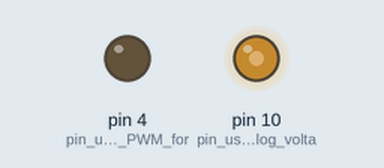
A sketch run on a simulated Arduino Uno, built with avr-gcc and run on an emulated ATmega328P. Shown: output pins drawn as LEDs (lit = HIGH).

Above: at 0.05 s.
At 3.45 s:
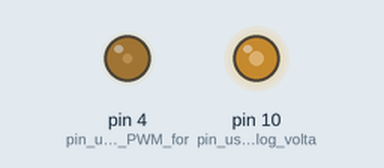
At 8.55 s:
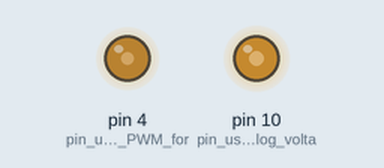
At 16.95 s:
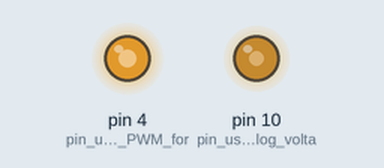
Timing chart, 0 to 22.1 s (numbered marks = the images above):
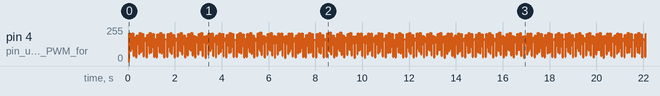

The sketch:

SinePwm.ino
```cpp
/*This code was made for a vidoe tutorial on the ForceTronics YouTube Channel called
 * Converting an Arduino PWM Output to a DAC Output. This code is free to use and
 * modify at your own risk
 */

uint8_t pVal = 127; //PWM value
const float pi2 = 6.28; //Pie times 2, for building sinewave
const int samples = 100; //number of samples for Sinewave. This value also affects frequency
int WavSamples[samples]; //Array for storing sine wave points
int count = 0; //tracks where we are in sine wave array

void setup() {
// Serial.begin(115200); //for debugging
  pinMode(10, OUTPUT); //pin used for analog voltage value
  pinMode(4,OUTPUT); //pin used to fake PWM for sinewave
    setPwmFrequency(10,1); //function for setting PWM frequency
  analogWrite(10,127); //set duty cycle for PWM

  float in, out; //used for building sine wave

  for (int i=0;i<samples;i++) //loop to build sinewave
  {
    in = pi2*(1/(float)samples)*(float)i; //calculate value for sine function
    WavSamples[i] = (int)(sin(in)*127.5 + 127.5); //get sinewave value and store in array
   // Serial.println(WavSamples[i]); //for debugging
  }
}

void loop() {
  if(count > samples) count = 0; //reset the count once we are through array
  bitBangPWM(WavSamples[count],4); //function for turning sinewave into "fake" PWM signal
  count++; //increment position in array
}

//Function to bit bang a PWM signal (we are using it for the sinewave)
//input are PWM high value for one cycle and digital pin for Arduino
//period variable determines frequency along with number of signal samples
//For this example a period of 1000 (which is 1 millisecond) times 100 samples is 100 milli second period so 10Hz
void bitBangPWM(unsigned long on, int pin) {
  int period = 1000; //period in micro seconds
  on = map(on, 0, 255, 0, period); //map function that converts from 8 bits to range of period in micro sec
 // Serial.println(on); //debug check
  unsigned long start = micros(); //get current value of micro second timer as start time
  digitalWrite(pin,HIGH); //set digital pin to high
  while((start+on) > micros()); //wait for a time based on PWM duty cycle
  start = micros();
  digitalWrite(pin,LOW); //set digital pin to low
  while((start+(period - on)) > micros()); //wait for a time based on PWM duty cycle
}

/**
 * https://www.arduino.cc/en/Tutorial/SecretsOfArduinoPWM
 * Divides a given PWM pin frequency by a divisor.
 *
 * The resulting frequency is equal to the base frequency divided by
 * the given divisor:
 *   - Base frequencies:
 *      o The base frequency for pins 3, 9, 10, and 11 is 31250 Hz.
 *      o The base frequency for pins 5 and 6 is 62500 Hz.
 *   - Divisors:
 *      o The divisors available on pins 5, 6, 9 and 10 are: 1, 8, 64,
 *        256, and 1024.
 *      o The divisors available on pins 3 and 11 are: 1, 8, 32, 64,
 *        128, 256, and 1024.
 *
 * PWM frequencies are tied together in pairs of pins. If one in a
 * pair is changed, the other is also changed to match:
 *   - Pins 5 and 6 are paired on timer0
 *   - Pins 9 and 10 are paired on timer1
 *   - Pins 3 and 11 are paired on timer2
 *
 * Note that this function will have side effects on anything else
 * that uses timers:
 *   - Changes on pins 3, 5, 6, or 11 may cause the delay() and
 *     millis() functions to stop working. Other timing-related
 *     functions may also be affected.
 *   - Changes on pins 9 or 10 will cause the Servo library to function
 *     incorrectly.
 *
 * Thanks to macegr of the Arduino forums for his documentation of the
 * PWM frequency divisors. His post can be viewed at:
 *  *   http://forum.arduino.cc/index.php?topic=16612#msg121031
 */
void setPwmFrequency(int pin, int divisor) {
  byte mode;
  if(pin == 5 || pin == 6 || pin == 9 || pin == 10) {
    switch(divisor) {
      case 1: mode = 0x01; break;
      case 8: mode = 0x02; break;
      case 64: mode = 0x03; break;
      case 256: mode = 0x04; break;
      case 1024: mode = 0x05; break;
      default: return;
    }
    if(pin == 5 || pin == 6) {
      TCCR0B = TCCR0B & 0b11111000 | mode;
    } else {
      TCCR1B = TCCR1B & 0b11111000 | mode;
    }
  } else if(pin == 3 || pin == 11) {
    switch(divisor) {
      case 1: mode = 0x01; break;
      case 8: mode = 0x02; break;
      case 32: mode = 0x03; break;
      case 64: mode = 0x04; break;
      case 128: mode = 0x05; break;
      case 256: mode = 0x06; break;
      case 1024: mode = 0x07; break;
      default: return;
    }
    TCCR2B = TCCR2B & 0b11111000 | mode;
  }
}
```

Measured:
- by itself, pin 4 (pin_used_to_fake_PWM_for): moves between 26/255 and 214/255, repeating every 17.0 s
